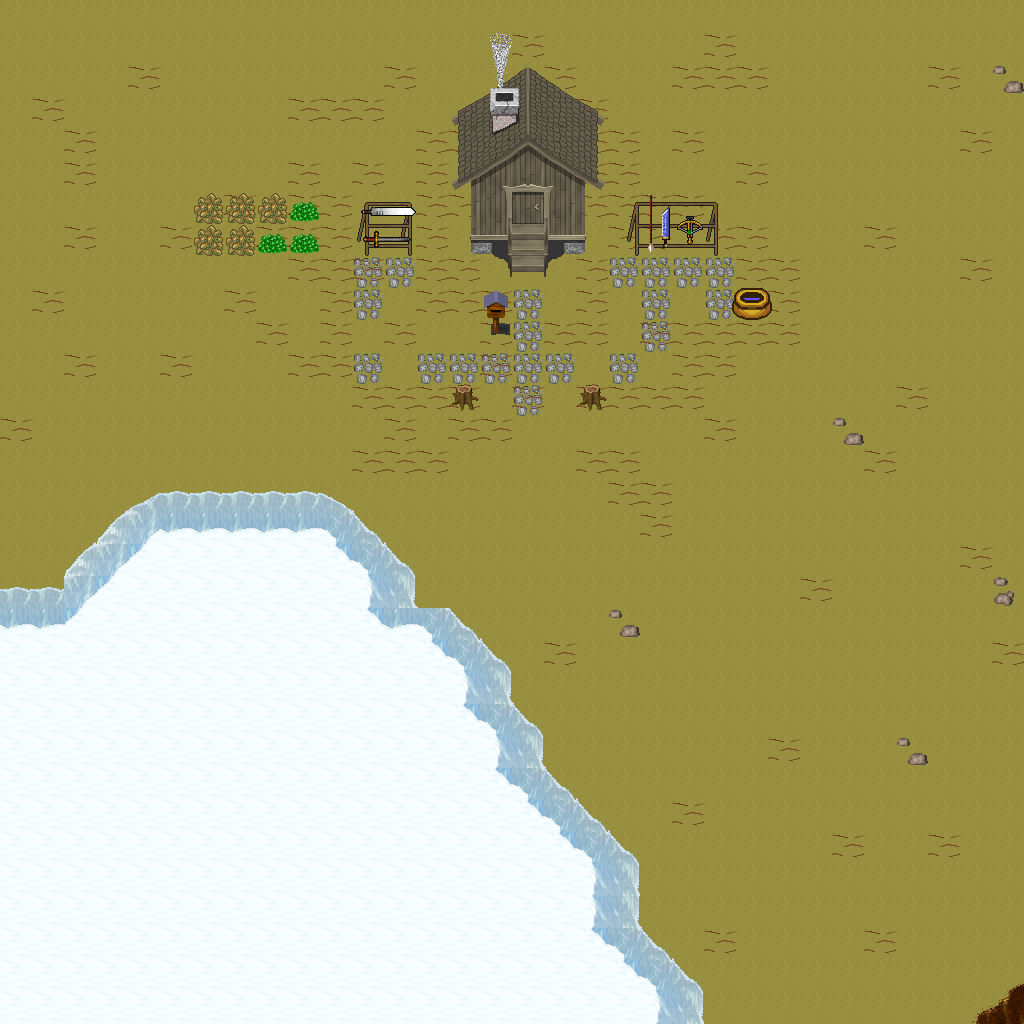

A level layout from a 2D game, rendered from its tile map. Below: a short description, then the map file with tile-grid data replaced by summaries:
An orthogonal 32x32 tile map with 32x32 px tiles, 5 tile layers (Ground, Objects, Objects2, Above, ...), 1 hidden layer not drawn, 33 tilesets.

<map version="1.10" tiledversion="1.11.0" orientation="orthogonal" renderorder="right-down" width="32" height="32" tilewidth="32" tileheight="32" infinite="0" nextlayerid="11" nextobjectid="1">
 <tileset firstgid="1" name="ground_ground" tilewidth="32" tileheight="32" tilecount="33" columns="3">
  <image source="../drawable/ground_ground.png" width="96" height="352" />
 </tileset>
 <tileset firstgid="34" name="ground_ice_ice" tilewidth="32" tileheight="32" tilecount="3" columns="3">
  <image source="../drawable/ground_ice_ice.png" width="96" height="32" />
 </tileset>
 <tileset firstgid="37" name="ground_water_pool" tilewidth="32" tileheight="32" tilecount="72" columns="3">
  <image source="../drawable/ground_water_pool.png" width="96" height="768" />
 </tileset>
 <tileset firstgid="109" name="ground_grass_edges" tilewidth="32" tileheight="32" tilecount="36" columns="12">
  <image source="../drawable/ground_grass_edges.png" width="384" height="96" />
 </tileset>
 <tileset firstgid="145" name="ground_ridge_ice_2" tilewidth="32" tileheight="32" tilecount="42" columns="7">
  <image source="../drawable/ground_ridge_ice_2.png" width="224" height="192" />
 </tileset>
 <tileset firstgid="187" name="ground_ridge_earth_dark" tilewidth="32" tileheight="32" tilecount="96" columns="12">
  <image source="../drawable/ground_ridge_earth_dark.png" width="384" height="256" />
 </tileset>
 <tileset firstgid="283" name="ground_rock_pebbles" tilewidth="32" tileheight="32" tilecount="3" columns="1">
  <image source="../drawable/ground_rock_pebbles.png" width="32" height="96" />
 </tileset>
 <tileset firstgid="286" name="plant_grasses" tilewidth="32" tileheight="32" tilecount="6" columns="3">
  <image source="../drawable/plant_grasses.png" width="96" height="64" />
 </tileset>
 <tileset firstgid="292" name="plant_bush_bushes" tilewidth="32" tileheight="32" tilecount="10" columns="5">
  <image source="../drawable/plant_bush_bushes.png" width="160" height="64" />
 </tileset>
 <tileset firstgid="302" name="ground_cobbled_paving" tilewidth="32" tileheight="32" tilecount="1" columns="1">
  <image source="../drawable/ground_cobbled_paving.png" width="32" height="32" />
 </tileset>
 <tileset firstgid="303" name="ground_grass_corners" tilewidth="32" tileheight="32" tilecount="24" columns="6">
  <image source="../drawable/ground_grass_corners.png" width="192" height="128" />
 </tileset>
 <tileset firstgid="327" name="plant_flower_daisy_white" tilewidth="32" tileheight="32" tilecount="8" columns="2">
  <image source="../drawable/plant_flower_daisy_white.png" width="64" height="128" />
 </tileset>
 <tileset firstgid="335" name="plant_flower_daisy_blue" tilewidth="32" tileheight="32" tilecount="8" columns="2">
  <image source="../drawable/plant_flower_daisy_blue.png" width="64" height="128" />
 </tileset>
 <tileset firstgid="343" name="item_armor_sword_rack" tilewidth="32" tileheight="32" tilecount="4" columns="2">
  <image source="../drawable/item_armor_sword_rack.png" width="64" height="64" />
 </tileset>
 <tileset firstgid="347" name="plant_stump_small_stump" tilewidth="32" tileheight="32" tilecount="4" columns="2">
  <image source="../drawable/plant_stump_small_stump.png" width="64" height="64" />
 </tileset>
 <tileset firstgid="351" name="item_postbox" tilewidth="32" tileheight="32" tilecount="4" columns="2">
  <image source="../drawable/item_postbox.png" width="64" height="64" />
 </tileset>
 <tileset firstgid="355" name="item_armor_weapons_rack" tilewidth="32" tileheight="32" tilecount="18" columns="9">
  <image source="../drawable/item_armor_weapons_rack.png" width="288" height="64" />
 </tileset>
 <tileset firstgid="373" name="item_pot_pot_golden_centred" tilewidth="32" tileheight="32" tilecount="3" columns="3">
  <image source="../drawable/item_pot_pot_golden_centred.png" width="96" height="32" />
 </tileset>
 <tileset firstgid="376" name="logic_creature_orc" tilewidth="32" tileheight="32" tilecount="6" columns="6">
  <image source="../drawable/logic_creature_orc.png" width="192" height="32" />
 </tileset>
 <tileset firstgid="382" name="logic_creature_animal" tilewidth="32" tileheight="32" tilecount="32" columns="8">
  <image source="../drawable/logic_creature_animal.png" width="256" height="128" />
 </tileset>
 <tileset firstgid="414" name="logic_creature_gnome" tilewidth="32" tileheight="32" tilecount="6" columns="6">
  <image source="../drawable/logic_creature_gnome.png" width="192" height="32" />
 </tileset>
 <tileset firstgid="420" name="logic_portal" tilewidth="32" tileheight="32" tilecount="24" columns="8">
  <image source="../drawable/logic_portal.png" width="256" height="96" />
 </tileset>
 <tileset firstgid="444" name="logic_collision" tilewidth="32" tileheight="32" tilecount="1" columns="1">
  <image source="../drawable/logic_collision.png" width="32" height="32" />
 </tileset>
 <tileset firstgid="445" name="logic_creature_frogman" tilewidth="32" tileheight="32" tilecount="3" columns="3">
  <image source="../drawable/logic_creature_frogman.png" width="96" height="32" />
 </tileset>
 <tileset firstgid="448" name="ground_water_swamp_water" tilewidth="32" tileheight="32" tilecount="33" columns="3">
  <image source="../drawable/ground_water_swamp_water.png" width="96" height="352" />
 </tileset>
 <tileset firstgid="481" name="plant_grasses_swamp" tilewidth="32" tileheight="32" tilecount="42" columns="6">
  <image source="../drawable/plant_grasses_swamp.png" width="192" height="224" />
 </tileset>
 <tileset firstgid="523" name="plant_stump_hollow_logs" tilewidth="32" tileheight="32" tilecount="6" columns="3">
  <image source="../drawable/plant_stump_hollow_logs.png" width="96" height="64" />
 </tileset>
 <tileset firstgid="529" name="plant_tree_tree_darkgreen" tilewidth="32" tileheight="32" tilecount="88" columns="8">
  <image source="../drawable/plant_tree_tree_darkgreen.png" width="256" height="352" />
 </tileset>
 <tileset firstgid="617" name="plant_tree_dead_tree_3" tilewidth="32" tileheight="32" tilecount="16" columns="4">
  <image source="../drawable/plant_tree_dead_tree_3.png" width="128" height="128" />
 </tileset>
 <tileset firstgid="633" name="building_chimney_smoke" tilewidth="32" tileheight="32" tilecount="40" columns="4">
  <image source="../drawable/building_chimney_smoke.png" width="128" height="320" />
 </tileset>
 <tileset firstgid="673" name="building_huts" tilewidth="32" tileheight="32" tilecount="338" columns="26">
  <image source="../drawable/building_huts.png" width="832" height="416" />
 </tileset>
 <tileset firstgid="1011" name="logic_creature_fowl" tilewidth="32" tileheight="32" tilecount="6" columns="6">
  <image source="../drawable/logic_creature_fowl.png" width="192" height="32" />
 </tileset>
 <tileset firstgid="1017" name="logic_creature_elemental" tilewidth="32" tileheight="32" tilecount="16" columns="8">
  <image source="../drawable/logic_creature_elemental.png" width="256" height="64" />
 </tileset>
 <layer id="1" name="Ground" width="32" height="32">
  <data>[1024 cells, 1024 non-empty, 2 distinct tile ids]</data>
 </layer>
 <layer id="2" name="Objects" width="32" height="32">
  <data>[1024 cells, 221 non-empty, 21 distinct tile ids]</data>
 </layer>
 <layer id="3" name="Objects2" width="32" height="32">
  <data>[1024 cells, 52 non-empty, 41 distinct tile ids]</data>
 </layer>
 <layer id="4" name="Above" width="32" height="32">
  <data>[1024 cells, 24 non-empty, 24 distinct tile ids]</data>
 </layer>
 <layer id="5" name="Above2" width="32" height="32">
  <data>[1024 cells, 2 non-empty, 2 distinct tile ids]</data>
 </layer>
 <layer id="6" name="Walkable" width="32" height="32" visible="0">
  <data>[1024 cells, 85 non-empty, 1 distinct tile ids]</data>
 </layer>
 <objectgroup id="7" name="Mapevents" />
 <objectgroup id="8" name="Spawn" />
 <objectgroup id="9" name="Keys" />
 <objectgroup id="10" name="Replace" />
</map>
